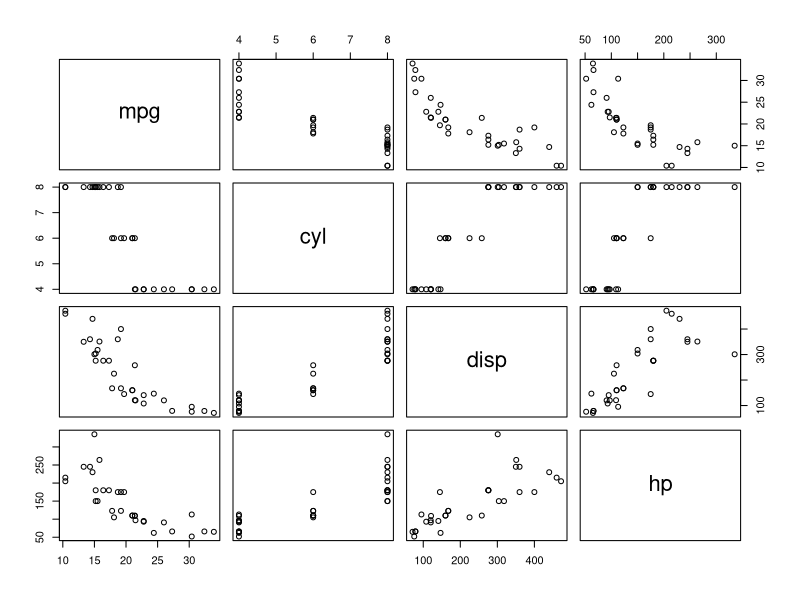

Generate this figure with R:
#In some cases we would like to see the scatter plot between variables
#For example, before doing multiple regression, we may want to see that if there are collinearity between variables
#pairs is a fuction that produce a matrix of scatterplots
pairs(mtcars[,c(1:4)])
